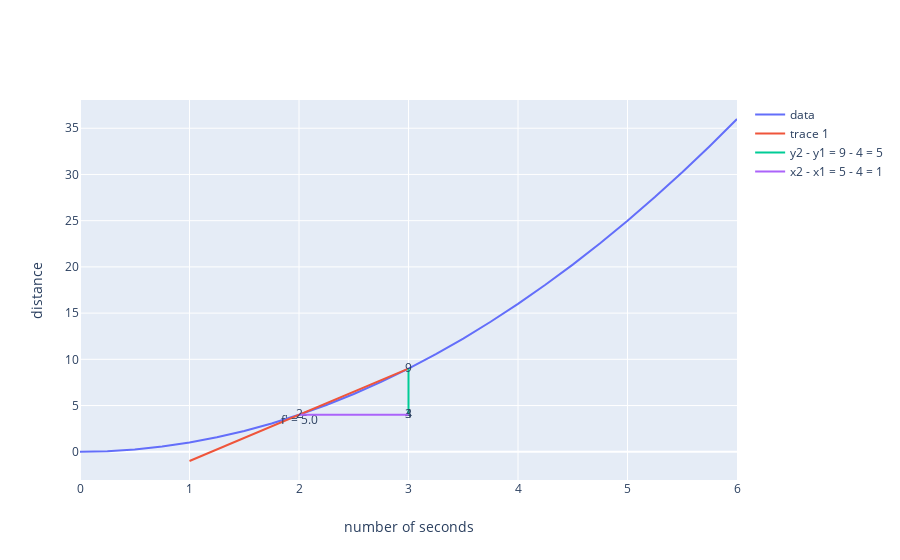

This figure's notebook cell:
### Code cell
plot([trace_x_squared, *x_squared_delta_traces], delta_layout)

### Figure 1 — Plotly figure (JSON) as saved in the notebook; plotly's stock layout.template omitted (floating-point values rounded to 4 significant figures)
{"data": [{"mode": "lines", "name": "data", "text": [], "type": "scatter", "x": [0, 0.25, 0.5, 0.75, 1, 1.25, 1.5, 1.75, 2, 2.25, 2.5, 2.75, 3, 3.25, 3.5, 3.75, 4, 4.25, 4.5, 4.75, 5, 5.25, 5.5, 5.75, 6], "y": [0, 0.0625, 0.25, 0.5625, 1, 1.562, 2.25, 3.062, 4, 5.062, 6.25, 7.562, 9, 10.56, 12.25, 14.06, 16, 18.06, 20.25, 22.56, 25, 27.56, 30.25, 33.06, 36]}, {"mode": "text+lines", "text": ["", "f' = 5.0", ""], "textposition": "bottom center", "type": "scatter", "x": [1, 2, 3], "y": [-1, 4, 9]}, {"mode": "lines+text", "name": "y2 - y1 = 9 - 4 = 5", "text": ["4", "9"], "type": "scatter", "x": [3, 3], "y": [4, 9]}, {"mode": "lines+text", "name": "x2 - x1 = 5 - 4 = 1", "text": ["2", "3"], "type": "scatter", "x": [2, 3], "y": [4, 4]}], "layout": {"xaxis": {"title": {"text": "number of seconds"}}, "yaxis": {"title": {"text": "distance"}}}}
